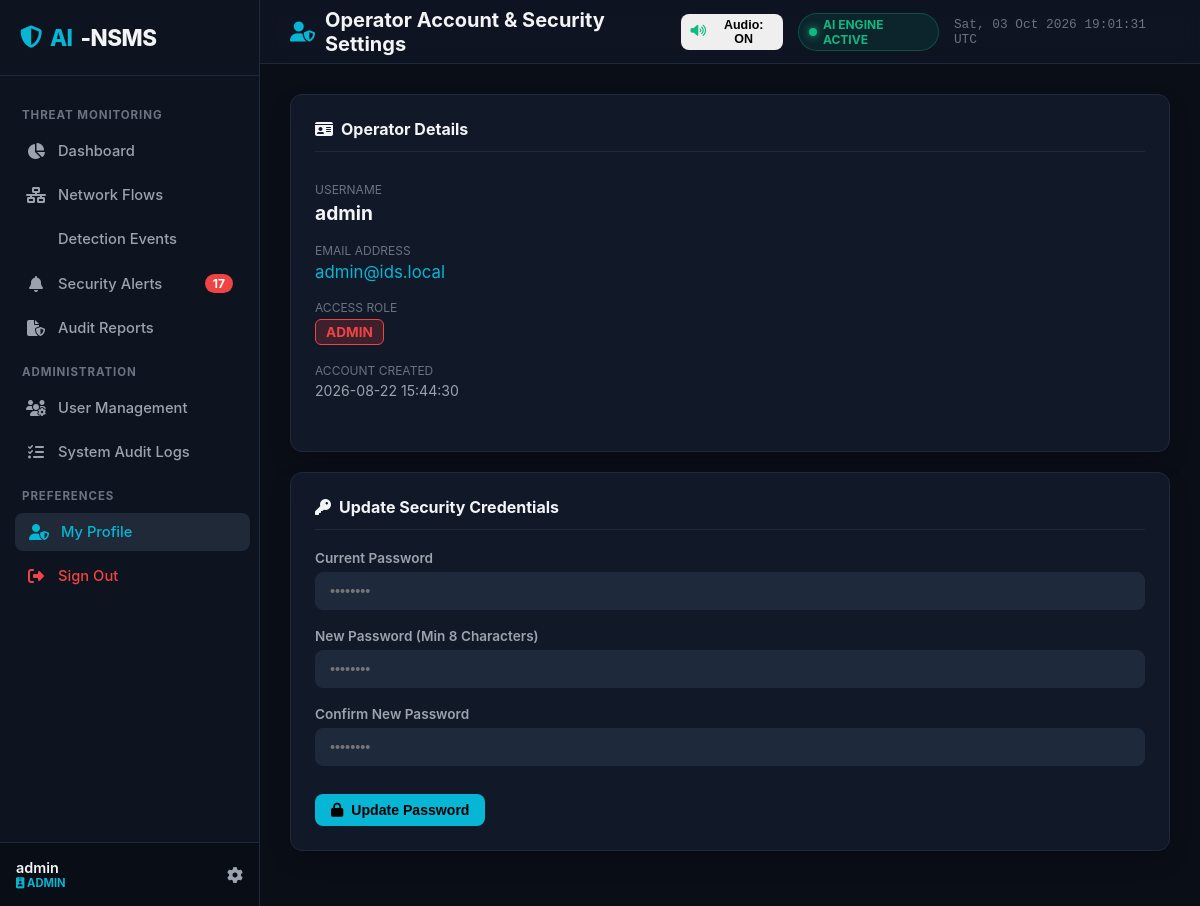
Screenshot of /profile (signed in) with the database file from the repository.
### tables this page shows
CREATE TABLE users (
            id INTEGER PRIMARY KEY AUTOINCREMENT,
            username TEXT UNIQUE NOT NULL,
            email TEXT UNIQUE NOT NULL,
            password_hash TEXT NOT NULL,
            role TEXT NOT NULL DEFAULT 'SECURITY_ANALYST',
            is_active INTEGER NOT NULL DEFAULT 1,
            must_change_password INTEGER NOT NULL DEFAULT 0,
            created_at TEXT NOT NULL,
            last_login TEXT
        );

### src/routes/auth_routes.py (the view, shortened to what this page needs)
@auth_bp.route('/profile', methods=['GET', 'POST'])
@login_required
def profile():
    user = get_current_user()
    message = None
    error = None
    return render_template('profile.html', user=user, message=message, error=error)

### src/auth/security.py (called while the page is built)
def get_current_user():
    user_id = session.get('user_id')
    if not user_id:
        return None
    user = User.find_by_id(user_id)
    if not user or not user.is_active:
        session.clear()
        return None
    return user

def is_authenticated():
    return 'user_id' in session and get_current_user() is not None

def is_admin():
    return session.get('role') == 'ADMIN'

def login_required(view_func):
    @functools.wraps(view_func)
    def wrapper(*args, **kwargs):
        if not is_authenticated():
            if request.path.startswith('/api/'):
                return jsonify({'error': 'Authentication required', 'code': 401}), 401
            return redirect(url_for('auth.login', next=request.url))
        return view_func(*args, **kwargs)
    return wrapper

### src/database/connection.py (called while the page is built, shortened)
@contextmanager
def get_db():
    conn = db_mgr.get_raw_connection()
    try:
        yield conn
        conn.commit()
    except Exception:
        conn.rollback()
        raise
    finally:
        conn.close()

    def get_raw_connection(self):
        conn = sqlite3.connect(self.sqlite_path, check_same_thread=False, timeout=30.0)
        conn.row_factory = sqlite3.Row
        try:
            conn.execute('PRAGMA journal_mode = WAL;')
            conn.execute('PRAGMA synchronous = NORMAL;')
        except Exception:
            pass
        return conn

### src/database/models.py (called while the page is built)
    @staticmethod
    def from_row(row):
        if not row:
            return None
        return User(
            id=row['id'],
            username=row['username'],
            email=row['email'],
            password_hash=row['password_hash'],
            role=row['role'],
            is_active=row['is_active'],
            must_change_password=row['must_change_password'],
            created_at=row['created_at'],
            last_login=row['last_login']
        )

    @classmethod
    def find_by_id(cls, user_id):
        with get_db() as conn:
            cur = conn.cursor()
            cur.execute('SELECT * FROM users WHERE id = ? LIMIT 1', (user_id,))
            return cls.from_row(cur.fetchone())

### templates/profile.html (shortened to what this page needs)
{% extends "base.html" %}
{% block page_header %}<i class="fas fa-user-shield" style="color: var(--accent-cyan);"></i> Operator Account & Security Settings{% endblock %}
{% block content %}
<div class="grid-2">
    <div class="soc-card">
        <div class="soc-card-header">
            <div class="soc-card-title"><i class="fas fa-id-card"></i> Operator Details</div>
        </div>
        <div style="padding: 10px 0;">
            <div style="margin-bottom: 18px;">
                <div style="font-size: 0.75rem; color: var(--text-muted); text-transform: uppercase;">Username</div>
                <div style="font-size: 1.2rem; font-weight: 700; color: var(--text-primary); margin-top: 4px;">{{ user.username }}</div>
            </div>
            <div style="margin-bottom: 18px;">
                <div style="font-size: 0.75rem; color: var(--text-muted); text-transform: uppercase;">Email Address</div>
                <div style="font-size: 1.05rem; color: var(--accent-cyan); margin-top: 4px;">{{ user.email }}</div>
            </div>
            <div style="margin-bottom: 18px;">
                <div style="font-size: 0.75rem; color: var(--text-muted); text-transform: uppercase;">Access Role</div>
                <div style="margin-top: 4px;">
                    <span class="badge-sev {% if user.role == 'ADMIN' %}badge-critical{% else %}badge-cyan{% endif %}" style="font-size: 0.85rem;">
                        {{ user.role }}
                    </span>
                </div>
            </div>
            <div style="margin-bottom: 18px;">
                <div style="font-size: 0.75rem; color: var(--text-muted); text-transform: uppercase;">Account Created</div>
                <div style="font-size: 0.88rem; color: var(--text-secondary); margin-top: 4px;">{{ user.created_at.replace('T', ' ').split('.')[0] }}</div>
            </div>
        </div>
    </div>
    <div class="soc-card">
        <div class="soc-card-header">
            <div class="soc-card-title"><i class="fas fa-key"></i> Update Security Credentials</div>
        </div>
        <form method="POST" action="/profile">
            <div class="form-group">
                <label class="form-label">Current Password</label>
                <input type="password" name="current_password" class="form-control" placeholder="••••••••" required>
            </div>
            <div class="form-group">
                <label class="form-label">New Password (Min 8 Characters)</label>
                <input type="password" name="new_password" class="form-control" placeholder="••••••••" required>
            </div>
            <div class="form-group">
                <label class="form-label">Confirm New Password</label>
                <input type="password" name="confirm_password" class="form-control" placeholder="••••••••" required>
            </div>
            <button type="submit" class="btn btn-primary" style="margin-top: 10px;">
                <i class="fas fa-lock"></i> Update Password
            </button>
        </form>
    </div>
</div>
{% endblock %}

### templates/base.html (shortened to what this page needs)
<!DOCTYPE html>
<html lang="en">
<head>
    <link rel="stylesheet" href="https://cdnjs.cloudflare.com/ajax/libs/font-awesome/6.5.1/css/all.min.css">
    <link rel="stylesheet" href="{{ url_for('static', filename='css/soc_theme.css') }}">
</head>
<body>
    <div class="app-container">
        <aside class="sidebar">
            <div class="sidebar-header">
                <div class="sidebar-logo">
                    <i class="fas fa-shield-halved" style="color: var(--accent-cyan);"></i>
                    <span>AI</span>-NSMS
                </div>
            </div>
            <ul class="sidebar-menu">
                <li class="menu-category">Threat Monitoring</li>
                <li>
                    <a href="/dashboard" class="sidebar-link {% if request.path == '/' or request.path == '/dashboard' %}active{% endif %}">
                        <i class="fas fa-chart-pie"></i>
                        <span>Dashboard</span>
                    </a>
                </li>
                <li>
                    <a href="/monitoring" class="sidebar-link {% if request.path == '/monitoring' %}active{% endif %}">
                        <i class="fas fa-network-wired"></i>
                        <span>Network Flows</span>
                    </a>
                </li>
                <li>
                    <a href="/detections" class="sidebar-link {% if request.path.startswith('/detections') %}active{% endif %}">
                        <span>Detection Events</span>
                    </a>
                </li>
                <li>
                    <a href="/alerts" class="sidebar-link {% if request.path == '/alerts' %}active{% endif %}">
                        <i class="fas fa-bell"></i>
                        <span>Security Alerts</span>
                        {% if active_alerts_count > 0 %}
                        <span class="badge-count">{{ active_alerts_count }}</span>
                        {% endif %}
                    </a>
                </li>
                <li>
                    <a href="/reports" class="sidebar-link {% if request.path == '/reports' %}active{% endif %}">
                        <i class="fas fa-file-shield"></i>
                        <span>Audit Reports</span>
                    </a>
                </li>
                {% if is_admin %}
                <li class="menu-category">Administration</li>
                <li>
                    <a href="/users" class="sidebar-link {% if request.path == '/users' %}active{% endif %}">
                        <i class="fas fa-users-gear"></i>
                        <span>User Management</span>
                    </a>
                </li>
                <li>
                    <a href="/logs" class="sidebar-link {% if request.path == '/logs' %}active{% endif %}">
                        <i class="fas fa-list-check"></i>
                        <span>System Audit Logs</span>
                    </a>
                </li>
                {% endif %}
                <li class="menu-category">Preferences</li>
                <li>
                    <a href="/profile" class="sidebar-link {% if request.path == '/profile' %}active{% endif %}">
                        <i class="fas fa-user-shield"></i>
                        <span>My Profile</span>
                    </a>
                </li>
                <li>
                    <a href="/logout" class="sidebar-link" style="color: var(--sev-critical);">
                        <i class="fas fa-right-from-bracket"></i>
                        <span>Sign Out</span>
                    </a>
                </li>
            </ul>
            <div class="sidebar-footer">
                <div class="user-info">
                    <span class="user-name">{{ current_user.username if current_user else 'Guest' }}</span>
                    <span class="user-role-badge">
                        <i class="fas fa-id-badge"></i> {{ current_user.role if current_user else 'ANALYST' }}
                    </span>
                </div>
                <a href="/profile" style="color: var(--text-secondary);"><i class="fas fa-gear"></i></a>
            </div>
        </aside>
        <div class="main-wrapper">
            <header class="topbar">
                <div class="page-title">
                    {% block page_header %}{% endblock %}
                </div>
                <div style="display: flex; align-items: center; gap: 15px;">
                    <button id="btn-global-audio-toggle" class="btn btn-outline-success btn-sm btn-audio-toggle" onclick="window.audioAlerts && window.audioAlerts.toggleMute()" title="Toggle Audio Alerts On/Off">
                    </button>
                    <div class="live-indicator">
                        <span class="pulse-dot"></span> AI ENGINE ACTIVE
                    </div>
                    <span style="font-size: 0.8rem; color: var(--text-muted); font-family: var(--font-mono);" id="live-clock"></span>
                </div>
            </header>
            <main class="content-body">
                {% block content %}{% endblock %}
            </main>
        </div>
    </div>
</body>
</html>

### rows the page displays
users: username "admin", role "ADMIN", email "admin@ids.local", created_at.replace "2026-08-22 15:44:30"

### other values shown
{{ active_alerts_count }} "17"
